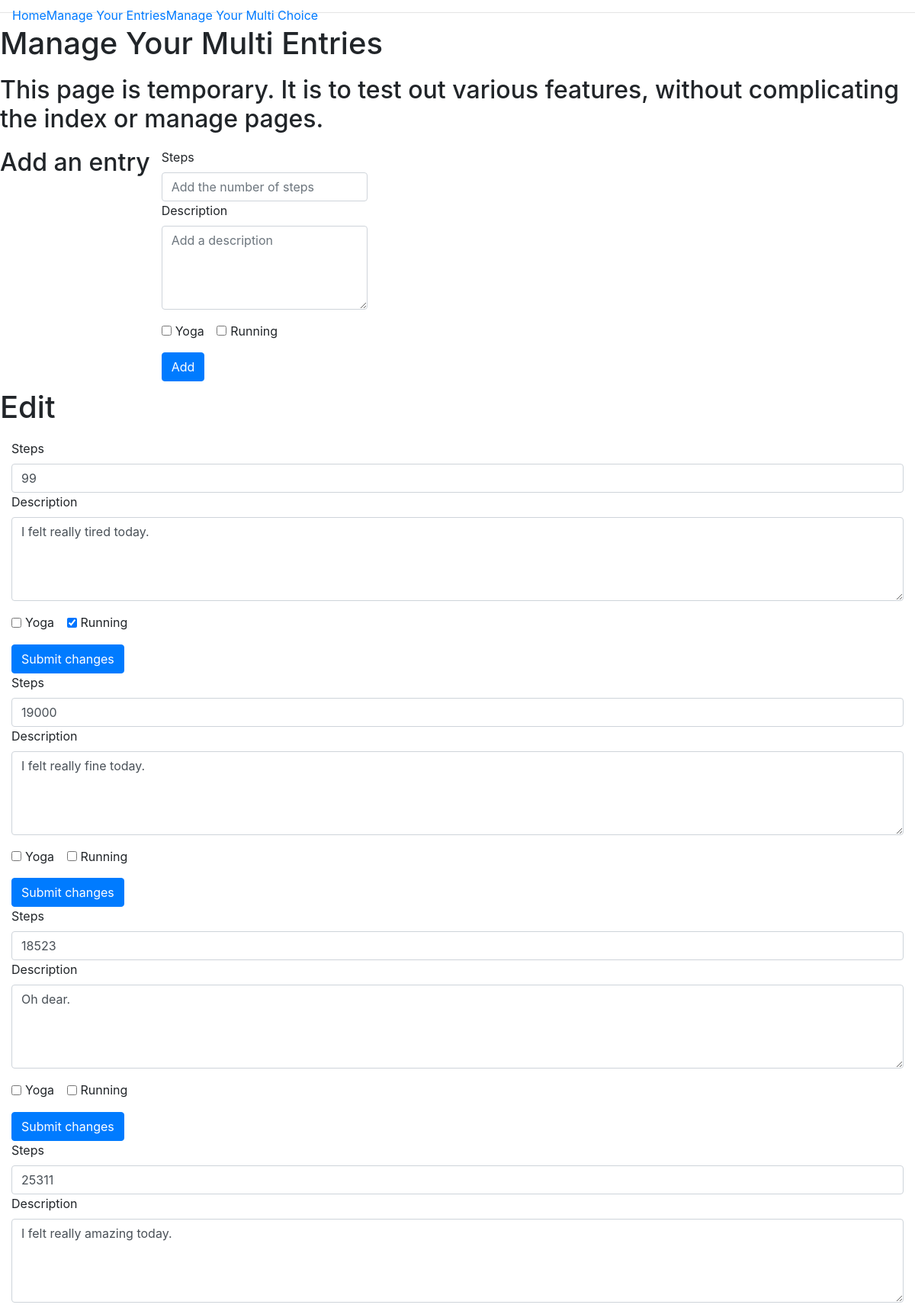
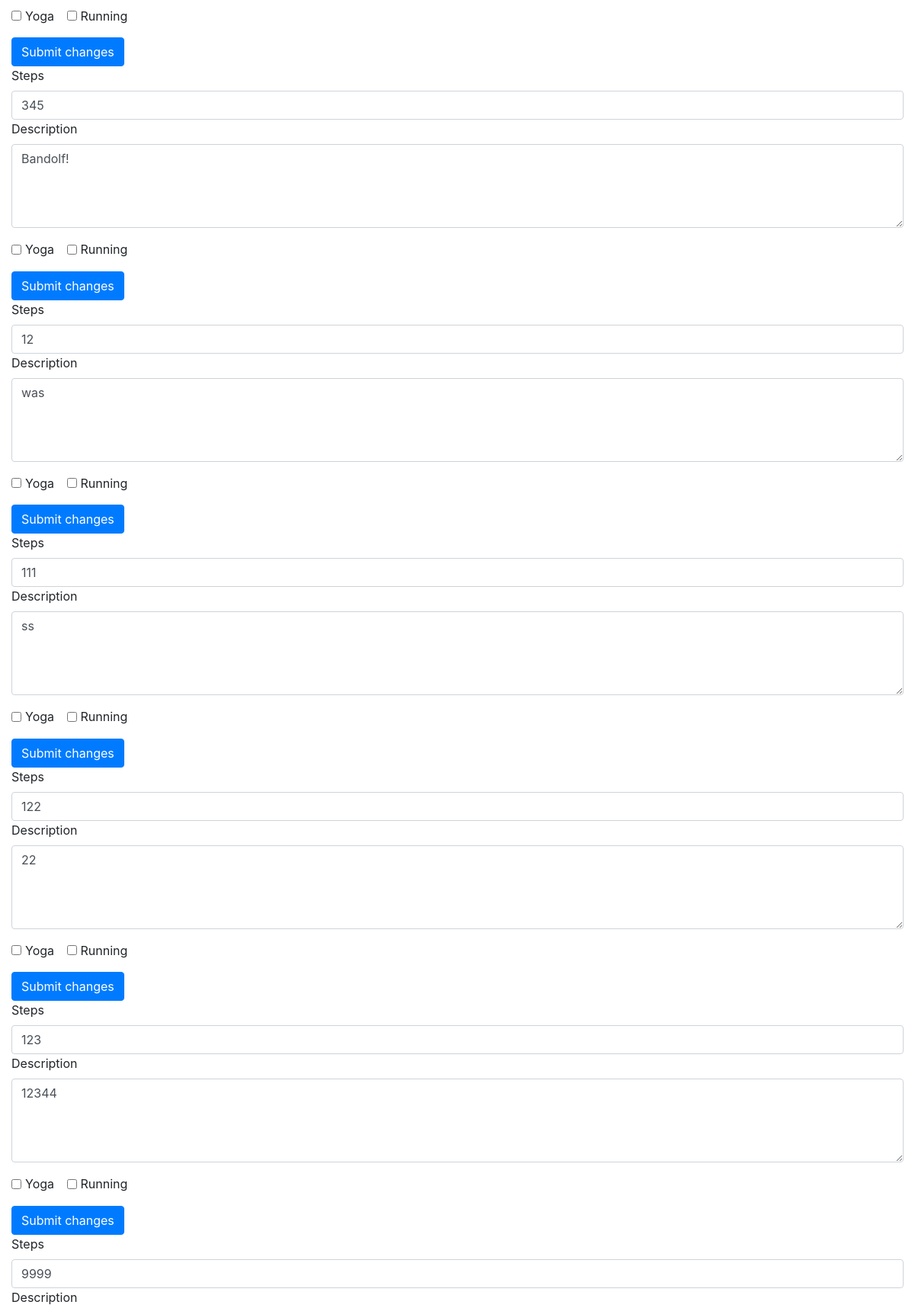
The app's page /multi (upper part) with its own data (2 pictures, top to bottom).
### app/models.py (models this page shows, shortened)
class JournalEntry(db.Model):
    id = db.Column(db.Integer, primary_key=True)
    date = db.Column(db.Date, default=datetime.datetime.now(), unique=True, index=True)
    steps = db.Column(db.Integer)
    description = db.Column(db.Text())
    yoga = db.Column(db.Boolean, default=False)
    running = db.Column(db.Boolean, default=False)
    user_id = db.Column(db.Integer, db.ForeignKey('user.id'))

### app/routes.py (the view)
@app.route('/multi')
def multi_entries():
    entries = JournalEntry.query.all()
    return render_template('multi.html', title="Manage Your Multi Entries", entries=entries)

### app/templates/multi.html (shortened to what this page needs)
{% extends "base.html" %} {% block content %}
<div class='container-fluid'>
    <div class="row">
        <h1>{{title}}</h1>
    </div>
    <div class="row">
        <h2>This page is temporary. It is to test out various features, without complicating the index or manage pages.
        </h2>
    </div>
    <div class="row">
        <h2>Add an entry</h2>
        <div class="col-sm-3 add-form">
            <form action="/multi" method="POST">
                <div class="form-group">
                    <label for="steps">Steps</label>
                    <input type="number" class="form-control" name="steps" id="steps" placeholder="Add the number of steps">
                    <label for="description">Description</label>
                    <textarea class="form-control" name="description" id="description" rows=4 placeholder="Add a description" required></textarea>
                </div>
                <div class="form-group">
                    <div class="form-check form-check-inline">
                        <input class="form-check-input" type="checkbox" name="yoga" id="yoga" value="yoga">
                        <label class="form-check-label" for="yoga">Yoga</label>
                    </div>
                    <div class="form-check form-check-inline">
                        <input class="form-check-input" type="checkbox" name="running" id="running" value="running">
                        <label class="form-check-label" for="running">Running</label>
                    </div>
                </div>
                <button type="submit" class="btn btn-primary" value="Add">Add</button>
            </form>
        </div>
    </div>
    <div class="row">
        <h1>Edit</h1>
    </div>
    {% for entry in entries %}
    <form method="POST" action="/multi/{{entry.id}}/edit">
        <div class="form-group">
            <label for="steps">Steps</label>
            <input class="form-control" value="{{entry.steps}}" name="new_steps" placeholder={{entry.steps}}>
            <label for="description">Description</label>
            <textarea class="form-control" value="{{entry.description}}" name="new_description" rows="4">{{entry.description}}</textarea>
        </div>
        <div class="form-group">
            <div class="form-check form-check-inline">
                <input class="form-check-input" type="checkbox" name="yoga" id="yoga" value="{{entry.yoga}}" {% if entry.yoga %} checked {% endif %}>
                <label class="form-check-label" for="yoga">Yoga</label>
            </div>
            <div class="form-check form-check-inline">
                <input class="form-check-input" type="checkbox" name="running" id="running" value="{{entry.running}}" {% if entry.running %} checked {% endif %}>
                <label class="form-check-label" for="running">Running</label>
            </div>
        </div>
        <button type="submit" class="btn btn-primary" value="Edit ">Submit changes</button>
    </form>
    {% endfor %}
</div>
{% endblock %}

### app/static/css/styles.css (style rules this page uses)
.row { margin: 10px }

### records on screen
JournalEntry: new_steps "99", new_description "I felt really tired today.", running "☑"
JournalEntry: new_steps "19000", new_description "I felt really fine today."
JournalEntry: new_steps "18523", new_description "Oh dear."
JournalEntry: new_steps "25311", new_description "I felt really amazing today."
JournalEntry: new_steps "345", new_description "Bandolf!"
JournalEntry: new_steps "12", new_description "was"
JournalEntry: new_steps "111", new_description "ss"
JournalEntry: new_steps "122", new_description "22"
JournalEntry: new_steps "123", new_description "12344"
JournalEntry: new_steps "9999"

### other values on screen
{{ title }} "Manage Your Multi Entries"
